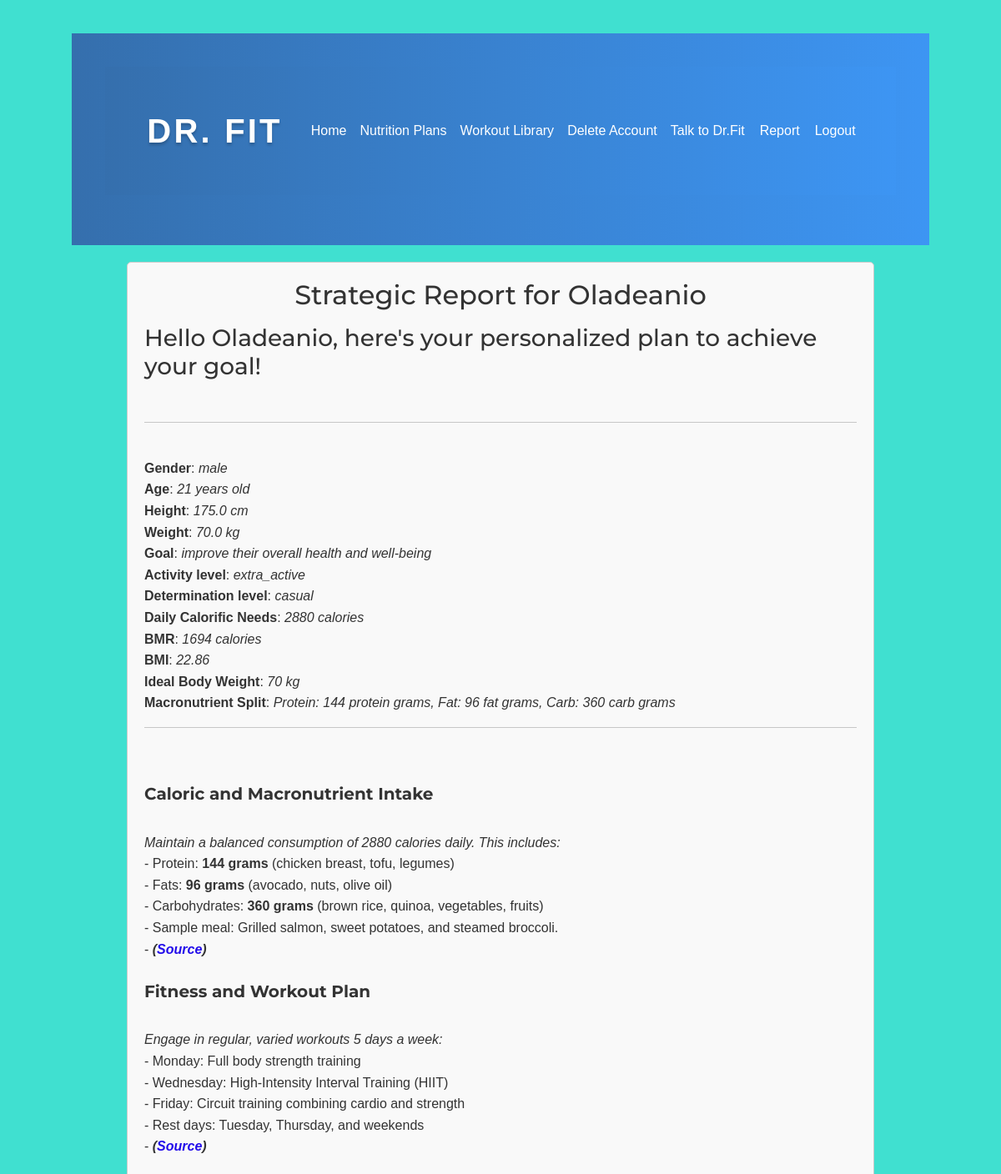
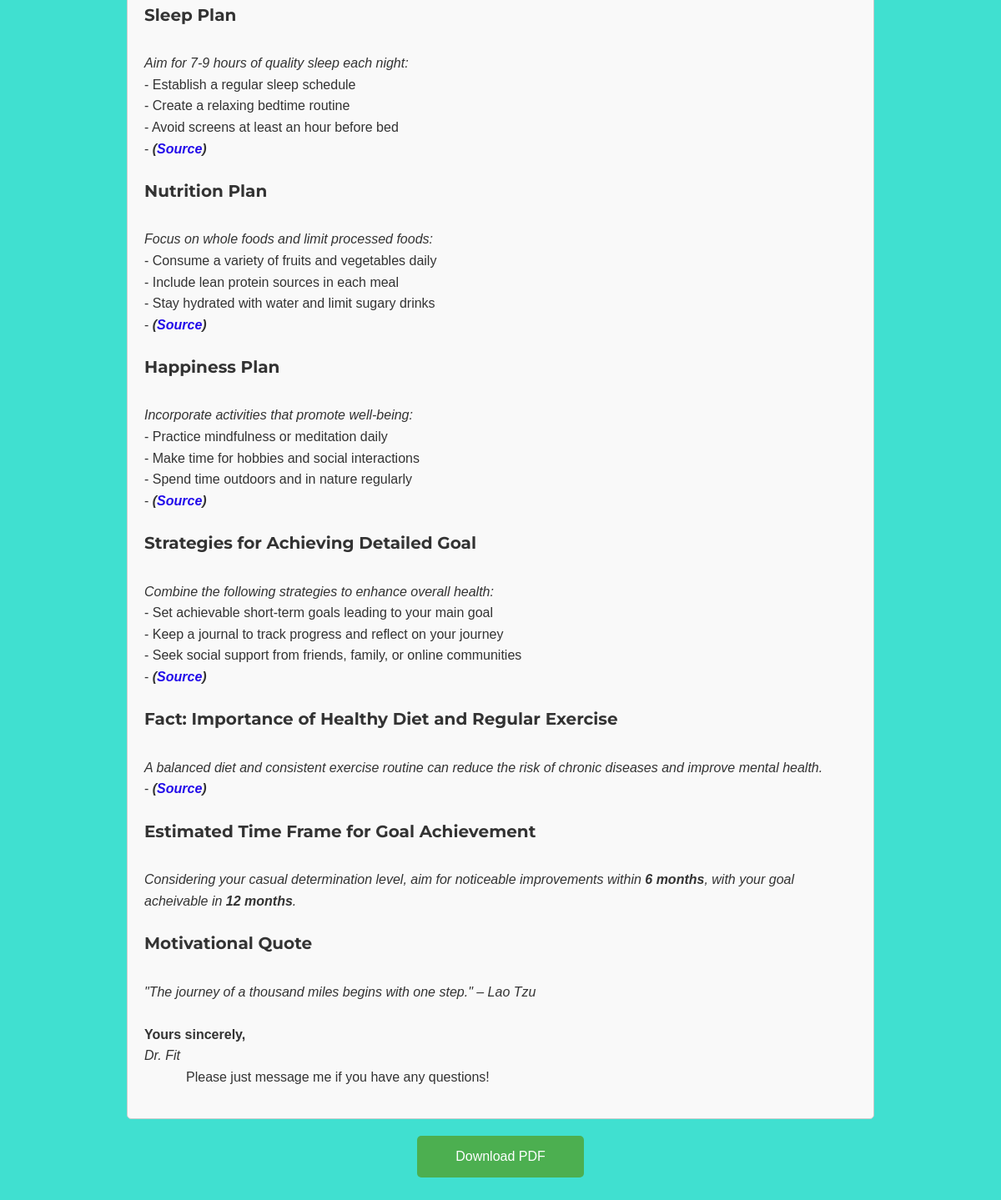
/get_report (signed in), run on the app's committed database (2 pictures, top to bottom).
### tables this page shows
CREATE TABLE users (id INTEGER PRIMARY KEY AUTOINCREMENT, username TEXT, email TEXT, password TEXT, gender TEXT, age INTEGER, height REAL, weight REAL, waist REAL, neck REAL, hip REAL, head REAL, goal TEXT, determination_level TEXT, activity_level TEXT, bmr_type TEXT, body_fat_percentage INTEGER, initial_plan TEXT, report TEXT, bmr FLOAT);

### blueprints/get_response.py (the view)
@get_response.route('/get_report')
@login_required
def report() -> render_template:
    conn = sqlite3.connect('database.db')
    curs = conn.cursor()
    curs.execute("SELECT initial_plan FROM users WHERE id = ?", (current_user.id,))
    initial_plan = curs.fetchone()
    conn.close()
    print("Setting plan from database", initial_plan[0])
    plan = initial_plan[0] if initial_plan else print("No plan available.\n")
    return render_template('report.html',
                           user_goal=current_user.goal,
                           user_name=current_user.username,
                           generated_report=plan)

### app.py (called while the page is built)
@login_manager.user_loader # Decorator for the user_loader function
def load_user(user_id):
    user_data = loadUserObject(user_id) # Loads the user data from the database
    return user_data # Returns the user data

@app.before_request
def before_request():
    if current_user.is_authenticated:  # Checks if the user is authenticated
        conn = sqlite3.connect('database.db') # Connect to the SQLite database
        curs = conn.cursor() # Create a cursor object to execute SQL commands
        curs.execute("SELECT username, gender, age, height, weight, goal FROM users WHERE id = (?)", [current_user.id]) # Fetch the user data by user ID
        g.user_data = curs.fetchone() # Assign the fetched user data to a global object "g" which is unique for each request context
        conn.close() # Close the connection to the SQLite database

### blueprints/user.py (called while the page is built)
def loadUserObject(user_id):
    conn = sqlite3.connect('database.db')
    curs = conn.cursor()
    curs.execute("SELECT id, username, email, password, gender, age, height, weight, goal, determination_level, activity_level, bmr_type, body_fat_percentage FROM users WHERE id = (?)", [user_id])
    user_data = curs.fetchone()
    conn.close()
    if user_data:
        return User(*user_data)
    else:
        return None

### templates/report.html (shortened to what this page needs)
{% extends 'index.html' %}
{% block content %}
<body>
    <div class="report-container">
        <h2>Strategic Report for {{ user_name }}</h2>
        <p>
            {{ generated_report  | safe }}
        </p>
    </div>
    <a href="/download_report" class="download-button">
        Download PDF
    </a>
{% endblock %}

### templates/index.html (shortened to what this page needs)
<!DOCTYPE html>
<html lang="en">
<head>
    <link href="https://cdn.jsdelivr.net/npm/bootstrap@5.1.0/dist/css/bootstrap.min.css" rel="stylesheet">
    <link rel="stylesheet" href="{{ url_for('static', filename='styles.css') }}">
</head>
<body>
    <nav class="navbar navbar-expand-md navbar-light bg-primary">
        <nav class="navbar navbar-expand-md navbar-light bg-primary">
            <a class="navbar-brand" href="{{ url_for('get_response.response', user_id=current_user.id) }}">Dr. Fit</a>
            <div class="collapse navbar-collapse" id="collapsibleNavbar">
                <ul class="navbar-nav">
                    <li class="nav-item">
                        <a class="nav-link" href="{{ url_for('routes.account_route', user_id=current_user.id) }}">Home</a>
                    </li>
                    <li class="nav-item">
                        <a class="nav-link" href="{{ url_for('nutrition.nutrition_page', user_id=current_user.id) }}">Nutrition Plans</a>
                    </li>
                    <li class="nav-item">
                        <a class="nav-link" href="{{ url_for('routes.workout_library', user_id=current_user.id) }}">Workout Library</a>
                    </li>
                    <li class="nav-item">
                        <a class="nav-link" href="{{ url_for('user.delete_account', user_id=current_user.id) }}" onclick="return confirm('Are you sure you would like to delete your account? This cannot be undone.')">Delete Account</a>
                    </li>
                    <li class="nav-item">
                        <a class="nav-link" href="{{ url_for('get_response.mainPage', user_id=current_user.id) }}">Talk to Dr.Fit</a>
                    </li>
                    <li class="nav-item">
                        <a href="{{ url_for('get_response.report') }}">Report</a>
                    </li>
                    <li class="nav-item">
                        <a class="nav-link" href="{{ url_for('login.logout') }}">Logout</a>
                    </li>
                </ul>
            </div>
        </nav>
    </nav>
    {% block content %}{% endblock %}
</body>
</html>

### static/styles.css (style rules this page uses)
body { font-family: "Roboto", sans-serif; background-color: #40E0D0; color: #333; line-height: 1.6; }
a { color: #333; text-decoration: none; }
.response_links { color: rgb(34, 11, 234); }
h1,h2,h3,h4,h5,h6 { font-family: 'montserrat', sans-serif !important;; }
nav { display: flex; justify-content: flex-end; align-items: center; padding: 20px; background: linear-gradient(to right, #356fad, #3d95f3); }
nav a { color: #fff; padding: 0 10px; }
body { font-family: Arial, sans-serif; }
.report-container { width: 80%; margin: 0 auto; padding: 20px; border: 1px solid #ccc; border-radius: 5px; background-color: #f9f9f9; }
.report-container h2 { text-align: center; }
.report-container p { text-indent: 50px; text-align: justify; }
.download-button { display: block; width: 200px; height: 50px; margin: 20px auto; background-color: #4CAF50; color: white; border: none; border-radius: 5px; cursor: pointer; text-align: center; line-height: 50px; text-decoration: none; }
nav { position: relative; }
.navbar { margin-bottom: 20px; }
.navbar a { color: #fff; }
.navbar { padding: 40px; }
body { display: flex; flex-direction: column; justify-content: center; align-items: center; min-height: 100vh; padding: 40px; }
.navbar-brand { font-size: 2.5rem; font-weight: 700; color: #fff !important; text-transform: uppercase; letter-spacing: 0.2rem; text-shadow: 0 0.2rem 0.2rem rgba(0, 0, 0, 0.2); }
.nav-link { padding: 0 10px; color: #fff !important; }

### data on the page
users: username "Oladeanio", initial_plan "Hello Oladeanio, here's your personalized plan to achieve your goal! Gender : male Age : 21 years old Height : 175.0 cm Weight : 70.0 kg Goal : improve their overall health and well-being Activity level : extra_active Determination level : casual Daily Calorific Needs : 2880 calories BMR : 1694 calories BMI : 22.86 Ideal Body Weight : 70 kg Macronutrient Split : Protein: 144 protein grams, Fat: 96 fat grams, Carb: 360 carb grams Caloric and Macronutrient Intake Maintain a balanced consumption of 2880 calories daily. This includes: - Protein: 144 grams (chicken breast, tofu, legumes) - Fats: 96 grams (avocado, nuts, olive oil) - Carbohydrates: 360 grams (brown rice, quinoa, vegetables,…"
